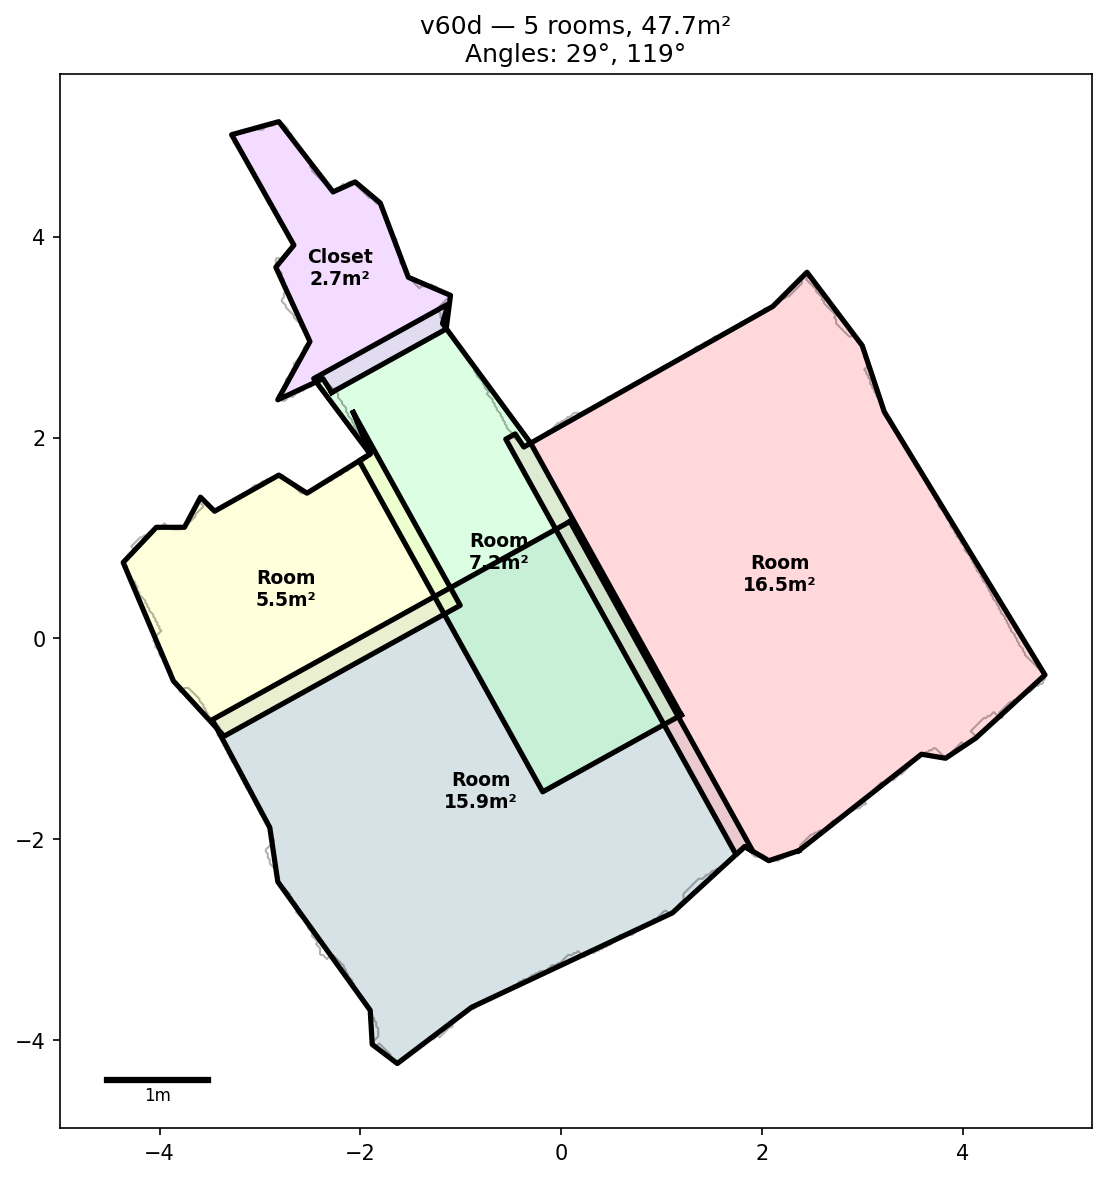

Write Python code to recreate this figure.
#!/usr/bin/env python3
"""
mesh2plan v60d - Rotated Rectangles with Mutual Clipping

1. Detect 5 room seeds via wall density + watershed
2. Fit rotated bounding rectangle for each room
3. For each pair of overlapping rectangles, clip by half-plane at overlap midline
4. Result: non-overlapping rooms with clean angled walls
"""

import numpy as np
import trimesh
import matplotlib
matplotlib.use('Agg')
import matplotlib.pyplot as plt
from scipy.ndimage import (binary_dilation, binary_erosion, binary_fill_holes,
                           label, binary_closing, binary_opening, gaussian_filter)
from skimage.measure import find_contours
from skimage.segmentation import watershed
from shapely.geometry import Polygon, MultiPolygon, LineString
from shapely.ops import unary_union, split
from shapely.affinity import rotate
import argparse


RESOLUTION = 0.02
WALL_CLOSE_RADIUS = 25
MIN_ROOM_AREA = 2.0
DENSITY_PCT = 60


def load_mesh(path):
    mesh = trimesh.load(path, process=False)
    if isinstance(mesh, trimesh.Scene):
        meshes = [g for g in mesh.geometry.values() if isinstance(g, trimesh.Trimesh)]
        mesh = trimesh.util.concatenate(meshes)
    print(f"Loaded: {len(mesh.vertices)} verts, {len(mesh.faces)} faces")
    return mesh


def wall_density_image(mesh, res):
    normals = mesh.face_normals
    wm = np.abs(normals[:, 1]) < 0.5
    centroids = mesh.vertices[mesh.faces[wm]].mean(axis=1)
    areas = mesh.area_faces[wm]
    xs, zs = centroids[:, 0], centroids[:, 2]
    xmin, xmax = xs.min()-0.2, xs.max()+0.2
    zmin, zmax = zs.min()-0.2, zs.max()+0.2
    w = int((xmax-xmin)/res)+1
    h = int((zmax-zmin)/res)+1
    d = np.zeros((h,w), dtype=np.float64)
    xi = ((xs-xmin)/res).astype(int).clip(0,w-1)
    zi = ((zs-zmin)/res).astype(int).clip(0,h-1)
    np.add.at(d, (zi,xi), areas)
    return d, (xmin,zmin)


def get_apt_mask(mesh, res, origin, shape):
    v = mesh.vertices
    xmin,zmin = origin
    h,w = shape
    m = np.zeros((h,w), dtype=bool)
    xi = ((v[:,0]-xmin)/res).astype(int).clip(0,w-1)
    zi = ((v[:,2]-zmin)/res).astype(int).clip(0,h-1)
    m[zi,xi] = True
    m = binary_dilation(m, iterations=5)
    m = binary_fill_holes(m)
    m = binary_erosion(m, iterations=5)
    return m


def detect_angles(mesh):
    normals = mesh.face_normals
    areas = mesh.area_faces
    wm = np.abs(normals[:,1]) < 0.5
    angles = np.degrees(np.arctan2(normals[wm][:,2], normals[wm][:,0])) % 180
    hist, bins = np.histogram(angles, bins=180, range=(0,180), weights=areas[wm])
    from scipy.ndimage import gaussian_filter1d
    from scipy.signal import find_peaks
    hs = gaussian_filter1d(hist, sigma=3, mode='wrap')
    peaks, props = find_peaks(hs, distance=20, height=0)
    if len(peaks) >= 2:
        top2 = peaks[np.argsort(props['peak_heights'])[-2:]]
        wa = sorted([(bins[p]+90)%180 for p in top2])
    else:
        wa = [30,120]
    print(f"Wall angles: {wa[0]:.0f}° and {wa[1]:.0f}°")
    return wa


def get_room_seeds(density, apt_mask, res):
    nonzero = density[density>0]
    thresh = np.percentile(nonzero, DENSITY_PCT)
    wm = (density >= thresh) & apt_mask
    wm = binary_dilation(wm, iterations=2)
    from skimage.morphology import disk as sk_disk
    for angle in [29, 119]:
        rad = np.radians(angle)
        length = WALL_CLOSE_RADIUS
        struct = np.zeros((2*length+1, 2*length+1), dtype=bool)
        for t in np.linspace(-length, length, 4*length+1):
            r = int(round(length+t*np.sin(rad)))
            c = int(round(length+t*np.cos(rad)))
            if 0<=r<2*length+1 and 0<=c<2*length+1:
                struct[r,c] = True
        wm = binary_closing(wm, structure=struct)
    wm = binary_closing(wm, structure=sk_disk(5))
    wm = binary_opening(wm, iterations=2)
    interior = apt_mask & ~wm
    labeled, n = label(interior)
    rooms = [(i, (labeled==i).sum()*res*res) for i in range(1,n+1) if (labeled==i).sum()*res*res >= MIN_ROOM_AREA]
    
    gradient = gaussian_filter(density, sigma=2)
    gradient /= gradient.max()+1e-10
    markers = np.zeros_like(labeled)
    for rid,_ in rooms: markers[labeled==rid] = rid
    expanded = watershed(gradient, markers=markers, mask=apt_mask)
    new_rooms = [(rid, (expanded==rid).sum()*res*res) for rid,_ in rooms if (expanded==rid).sum()*res*res >= MIN_ROOM_AREA]
    print(f"Rooms: {len(new_rooms)}, {sum(a for _,a in new_rooms):.1f}m²")
    return expanded, new_rooms, wm


def fit_rotated_rect(coords, angle):
    coords = np.array(coords)
    rad = np.radians(-angle)
    c,s = np.cos(rad), np.sin(rad)
    cx,cy = coords.mean(axis=0)
    rot = np.column_stack([
        (coords[:,0]-cx)*c - (coords[:,1]-cy)*s,
        (coords[:,0]-cx)*s + (coords[:,1]-cy)*c
    ])
    xmin,xmax = rot[:,0].min(), rot[:,0].max()
    ymin,ymax = rot[:,1].min(), rot[:,1].max()
    corners_rot = [(xmin,ymin),(xmax,ymin),(xmax,ymax),(xmin,ymax)]
    rb = np.radians(angle)
    cb,sb = np.cos(rb), np.sin(rb)
    return Polygon([(rx*cb-ry*sb+cx, rx*sb+ry*cb+cy) for rx,ry in corners_rot])


def main():
    parser = argparse.ArgumentParser()
    parser.add_argument('mesh')
    parser.add_argument('-o', '--output', default='v60d_clipped_rects.png')
    args = parser.parse_args()
    
    mesh = load_mesh(args.mesh)
    wall_angles = detect_angles(mesh)
    density, origin = wall_density_image(mesh, RESOLUTION)
    apt_mask = get_apt_mask(mesh, RESOLUTION, origin, density.shape)
    expanded, rooms, wall_mask = get_room_seeds(density, apt_mask, RESOLUTION)
    
    xmin, zmin = origin
    
    # Get room contours and fit rectangles
    room_rects = []
    room_centroids = []
    
    for rid, area in rooms:
        rm = (expanded == rid).astype(float)
        contours = find_contours(rm, 0.5)
        if not contours:
            room_rects.append(None)
            room_centroids.append((0,0))
            continue
        contour = max(contours, key=len)
        coords = [(c[1]*RESOLUTION+xmin, c[0]*RESOLUTION+zmin) for c in contour]
        
        rect = fit_rotated_rect(coords, wall_angles[0])
        room_rects.append(rect)
        room_centroids.append((rect.centroid.x, rect.centroid.y))
    
    # Mutual clipping: for each pair of overlapping rooms, 
    # cut each room by a line at the dominant angle through the overlap center
    clipped = list(room_rects)
    
    for i in range(len(clipped)):
        if clipped[i] is None: continue
        for j in range(i+1, len(clipped)):
            if clipped[j] is None: continue
            
            overlap = clipped[i].intersection(clipped[j])
            if overlap.is_empty or overlap.area < 0.1:
                continue
            
            # Find the wall line: through overlap centroid, at the nearest dominant angle
            ocx, ocy = overlap.centroid.x, overlap.centroid.y
            
            # Determine which angle separates these rooms better
            ci = np.array(room_centroids[i])
            cj = np.array(room_centroids[j])
            diff = cj - ci
            room_angle = np.degrees(np.arctan2(diff[1], diff[0])) % 180
            
            # Wall should be perpendicular to the direction between room centers
            # Choose the dominant angle closest to perpendicular
            best_wall_angle = wall_angles[0]
            best_diff = 999
            for wa in wall_angles:
                # Wall at angle wa → perpendicular at wa+90
                perp = (wa + 90) % 180
                d = min(abs(room_angle - perp), 180 - abs(room_angle - perp))
                if d < best_diff:
                    best_diff = d
                    best_wall_angle = wa
            
            # Create a long cutting line at this angle through overlap centroid
            rad = np.radians(best_wall_angle)
            dx, dy = np.cos(rad)*50, np.sin(rad)*50
            cut_line = LineString([(ocx-dx, ocy-dy), (ocx+dx, ocy+dy)])
            
            # Split both rooms by this line
            try:
                parts_i = split(clipped[i], cut_line)
                parts_j = split(clipped[j], cut_line)
                
                # For room i, keep the part closest to room i's centroid
                if len(parts_i.geoms) >= 2:
                    clipped[i] = min(parts_i.geoms, 
                                     key=lambda g: g.centroid.distance(
                                         Polygon([room_centroids[i]]).centroid))
                
                # For room j, keep the part closest to room j's centroid
                if len(parts_j.geoms) >= 2:
                    clipped[j] = min(parts_j.geoms,
                                     key=lambda g: g.centroid.distance(
                                         Polygon([room_centroids[j]]).centroid))
            except Exception as e:
                print(f"  Clip failed ({i},{j}): {e}")
    
    # Also clip to apartment boundary
    apt_contours = find_contours(apt_mask.astype(float), 0.5)
    if apt_contours:
        bnd = max(apt_contours, key=len)
        bnd_coords = [(c[1]*RESOLUTION+xmin, c[0]*RESOLUTION+zmin) for c in bnd]
        apt_poly = Polygon(bnd_coords).simplify(0.1)
        if apt_poly.is_valid:
            for i in range(len(clipped)):
                if clipped[i] is not None:
                    c = clipped[i].intersection(apt_poly)
                    if isinstance(c, MultiPolygon):
                        c = max(c.geoms, key=lambda g: g.area)
                    if not c.is_empty:
                        clipped[i] = c
    
    # Report & plot
    print(f"\n=== RESULTS ===")
    total = 0
    pastel = ['#AEC6CF', '#FFB3BA', '#BAFFC9', '#FFFFBA', '#E8BAFF', '#FFD1A4']
    
    fig, ax = plt.subplots(1, 1, figsize=(8, 8))
    
    # Boundary
    if apt_contours:
        bnd = max(apt_contours, key=len)
        bx = [c[1]*RESOLUTION+xmin for c in bnd]
        by = [c[0]*RESOLUTION+zmin for c in bnd]
        ax.plot(bx, by, 'k-', linewidth=1, alpha=0.3)
    
    for idx, (poly, (rid, orig_area)) in enumerate(zip(clipped, rooms)):
        if poly is None or poly.is_empty:
            continue
        
        poly = poly.simplify(0.08)
        area = poly.area
        total += area
        
        bounds = poly.bounds
        w = bounds[2]-bounds[0]
        h = bounds[3]-bounds[1]
        aspect = max(w,h)/(min(w,h)+0.01)
        nv = len(poly.exterior.coords)-1
        
        if area > 8: lbl = "Room"
        elif area > 5: lbl = "Hallway" if aspect > 2.5 else "Room"
        elif area > 3: lbl = "Hallway" if aspect > 2 else "Bathroom"
        else: lbl = "Closet"
        
        color = pastel[idx % len(pastel)]
        xs, ys = poly.exterior.xy
        ax.fill(xs, ys, color=color, alpha=0.5)
        ax.plot(xs, ys, 'k-', linewidth=2.5)
        
        cx, cy = poly.centroid.x, poly.centroid.y
        ax.text(cx, cy, f"{lbl}\n{area:.1f}m²", ha='center', va='center', fontsize=9, weight='bold')
        
        print(f"  {lbl}: {area:.1f}m² ({nv}v)")
    
    print(f"  Total: {total:.1f}m²")
    
    ax.set_title(f"v60d — {sum(1 for p in clipped if p and not p.is_empty)} rooms, {total:.1f}m²\nAngles: {wall_angles[0]:.0f}°, {wall_angles[1]:.0f}°")
    ax.set_aspect('equal')
    xlim = ax.get_xlim(); ylim = ax.get_ylim()
    ax.plot([xlim[0]+0.3, xlim[0]+1.3], [ylim[0]+0.3, ylim[0]+0.3], 'k-', linewidth=3)
    ax.text(xlim[0]+0.8, ylim[0]+0.1, '1m', ha='center', fontsize=8)
    
    plt.tight_layout()
    plt.savefig(args.output, dpi=150, bbox_inches='tight')
    print(f"Saved: {args.output}")


if __name__ == '__main__':
    main()
